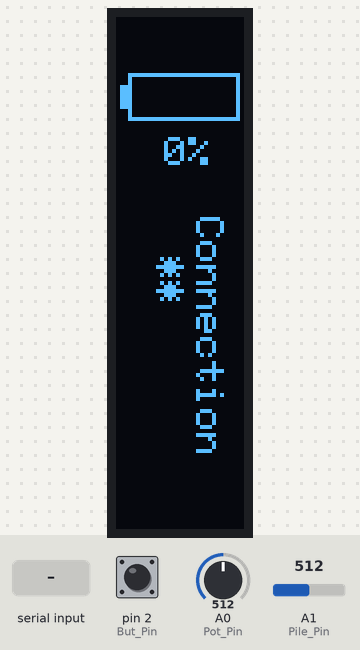
A sketch run on a simulated Arduino Uno, built with avr-gcc and run on an emulated ATmega328P. Parts: 32×128 one-colour display. The inputs (shaded band) are chosen by the test bench; at power-on: A1 (Pile_Pin) = 512, pin 2 (But_Pin) HIGH, A0 (Pot_Pin) = 512. What the sketch prints to the serial monitor is not drawn.

Above: at 2.5 s.
2.6 s: A1 (Pile_Pin) set to 716
5.6 s: "90,45\n" received over Serial
7.1 s: A1 (Pile_Pin) set to 900
At 9.48 s:
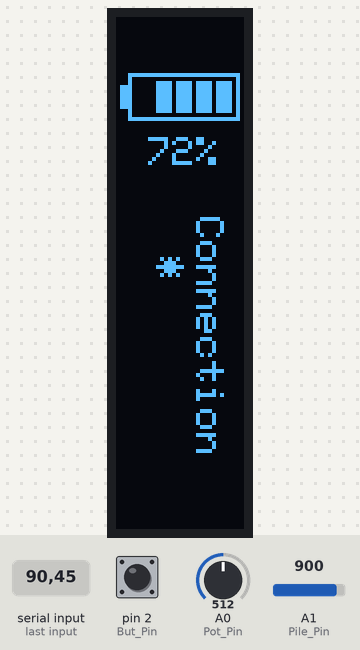
10.1 s: A1 (Pile_Pin) set to 590
At 12.77 s:
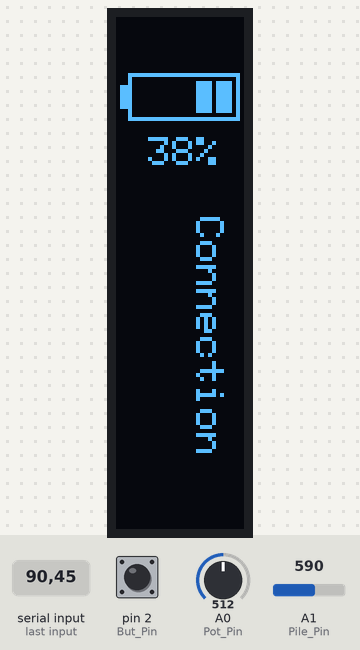
Timing chart, 0 to 14.1 s (numbered marks = the images above; inputs shaded):
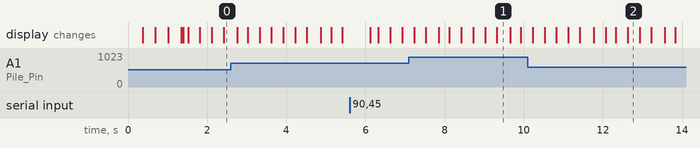

The sketch:

remote3.ino
```cpp
#include <Wire.h>
#include <SPI.h>
#include <Adafruit_GFX.h>
#include <Adafruit_SSD1306.h>

#define SCREEN_WIDTH 128 // OLED display width, in pixels
#define SCREEN_HEIGHT 32 // OLED display height, in pixels

#define OLED_RESET 4
Adafruit_SSD1306 display(SCREEN_WIDTH, SCREEN_HEIGHT, &Wire, OLED_RESET);

const int Pile_Pin = A1;//batt
const int Pot_Pin = A0;
const int But_Pin = 2;

int Pot_Value = 0;
int Pot_Value_M = 0;
int But_Value = 0;

String data_in = "";
String data_out = "";
boolean newline = false;
char inChar = 0;
long t;
long t_co;
long t_screen;
int Pot_Threshold = 10;
double Acc_Current;
double Acc_Current_Max = 80;
double Brake_Current;
double Brake_Current_Max = 60;
int Trig_buttonState;
int i ;
int state_Trigger;
int last_state_Trigger = 0;
int last_But_Value = LOW;
unsigned long lastDebounceTime = 0;
unsigned long lastDebounceTime_Trig = 0;
unsigned long debounceDelay = 50;

int But_buttonState;

const int RunningAverageCount = 10;
int RunningAverageBuffer[RunningAverageCount];
int NextRunningAverage;

int But_State;

int Pot_Value_F;
int state_Acc_Brake = 0;
int state_Reg = 0;
int state_Light = 0;

double speed_uart = 0;
double volt_uart = 0;
int int_uart = 0;
double intmot_uart = 0;

double const_speed = ((60.0 * 0.083 * 3.17) / 2.13) / 7000.0;

double power = 0;
double spee = 0;
double maxspee = 0;
double maxpower = 0;
double meanspee = 0;
double sumspee = 0;

double Pile_Value = 0;
double Pile_Value_F = 0;
int Pot;

String data = "";
String stringGaz = "";
String command = "";

long tt;

long tempstot;
long tinit;

double distance = 0;

double vmin_batt = 33.6;
double vmax_batt = 42.0;

double vmin_pile = 2.96;
double vmax_pile = 4.2;

double batt = 0;
double battpc = 0;
int battp = 0;
double pile = 0;
double pilepc = 0;
int pilep = 0;
int State_Bat = 0;
int j = 0;
double Pile_Value_j = 0;
long t_led_bat = 0;
void setup() {
  Serial.begin(57600);
  //Serial.begin(38400);
  while (!Serial) {
  }
  pinMode(But_Pin, INPUT_PULLUP);
  pinMode(Pot_Pin, INPUT);
  pinMode(Pile_Pin, INPUT);
  display.begin(SSD1306_SWITCHCAPVCC, 0x3C);
  display.clearDisplay();
  display.display();
  display.clearDisplay();
  display.setRotation(3);
  testscrolltext();
  display.clearDisplay();
  display.display();
  display.setRotation(1);
  t_co = millis();
  tinit = millis();
  t_screen = millis();
  Serial.println("<Remote>");
  tt = micros();
  Wire.setClock(400000);
}

void loop() {
  button();
  trigger();
  batt_telec();
  data_out = (String)(String(Pot_Value) + "," + String(state_Acc_Brake) + "," + String(state_Reg) + "," + String(state_Light) + ",");
  if (Serial.available() > 0) {
    while (Serial.available() > 0) {
      inChar = Serial.read();
      if (inChar == '\n') {
        newline = true;
        break;
      } else {
        data_in = data_in + inChar;
      }
    }
  }
  if (newline) {
    speed_uart = ((data_in.substring(0, data_in.indexOf(','))).toDouble());
    volt_uart = (data_in.substring(data_in.indexOf(',') + 1, data_in.indexOf(',', data_in.indexOf(',') + 1))).toDouble();
    int_uart = (data_in.substring((data_in.indexOf(',', data_in.indexOf(',') + 1)) + 1, data_in.indexOf(',', data_in.indexOf(',', data_in.indexOf(',') + 1) + 1))).toInt();
    intmot_uart = abs((data_in.substring(data_in.indexOf(',', data_in.indexOf(',', data_in.indexOf(',') + 1) + 1) + 1, data_in.lastIndexOf(','))).toDouble());
    data_in = "";
    newline = false;

    Serial.println(data_out);
    Serial.flush();
    t_co = millis();
  }
  if ((millis() - t_co) > 500) {
    int_uart = 0;
  }
  if ((millis() - t_led_bat) >= 3000) {
    t_led_bat = millis();
    Pile_Value = analogRead(Pile_Pin);
    pile = ((Pile_Value) * (5.0)) / (1023.0);
    pilep = round((pile - vmin_pile) * (5) / (vmax_pile - vmin_pile));
  }


  speed_uart = abs(speed_uart);
  batt = volt_uart;
  spee = (speed_uart * const_speed);

  if (int_uart == 0) {
    screen();
    tt = millis();
    tinit = millis();
    i = 0;
  } else {
    if (millis() - tt > 2000) {
      screen();
      tt = millis();
    }
  }


}
void testscrolltext() {

  for (int k = 20; k <= 64; k++) {
    display.clearDisplay();
    for (int m = 1; m <= 20; m++) {
      display.drawLine(0, k + m, 16, 16 + k + m, WHITE);
      display.drawLine(32, k + m, 16, 16 + k + m, WHITE);

    }
    display.display();
  }
}

void batt_telec() {

  Pile_Value = analogRead(Pile_Pin);
  Pile_Value_j = Pile_Value_j + Pile_Value;
  j++;

  if ((millis() - t_led_bat) >= 3000) {
    t_led_bat = millis();
    Pile_Value = Pile_Value_j / (double)j;
    j = 0;
    Pile_Value_j = 0;
    pile = ((Pile_Value) * (5.0)) / (1023.0);
    pilep = round((pile - vmin_pile) * (5) / (vmax_pile - vmin_pile));
  }
}

void trigger() {
  Pot_Value = analogRead(Pot_Pin);
  Pot_Value = (map(Pot_Value, 940, 660, 0, 100));
  if (Pot_Value > 100) {
    Pot_Value = 100;
  }
  if (Pot_Value < 0) {
    Pot_Value = 0;
  }

  if (Pot_Value > Pot_Threshold) {
    state_Trigger = 1;
  } else {
    state_Trigger = 0;
  }

  if (state_Trigger != last_state_Trigger) {
    lastDebounceTime_Trig = millis();
  }
  if ((millis() - lastDebounceTime_Trig) > debounceDelay) {
    if (state_Trigger != Trig_buttonState) {
      Trig_buttonState = state_Trigger;
      if (Trig_buttonState == 1) {
        if (state_Reg == 1) {
          state_Reg = 0;
        }
      }
    }
  }
  last_state_Trigger = state_Trigger;
}


void button() {
  But_Value = !digitalRead(But_Pin);
  if (But_Value != last_But_Value) {
    lastDebounceTime = millis();
  }
  if ((millis() - lastDebounceTime) > debounceDelay) {
    if (But_Value != But_buttonState) {
      But_buttonState = But_Value;
      if (But_buttonState == 1) {
        if (state_Trigger == 1) {
          if (state_Acc_Brake == 0) {
            state_Reg++;
            if (state_Reg >= 2) {
              state_Reg = 0;
            }
          }
        } else {
          if (state_Reg == 1) {
            state_Reg = 0;
          }
          state_Acc_Brake++;
          if (state_Acc_Brake >= 2) {
            state_Acc_Brake = 0;
          }
        }
      }
    }
  }
  last_But_Value = But_Value;
}

void  screen() {
  display.clearDisplay();
  if (int_uart == 0) {
    display.setRotation(2);
    display.setTextColor(WHITE);
    display.setTextSize(1);
    display.setCursor(50, 5);
    display.print ("Connection");
    display.setCursor(60, 15);
    if (millis() % 1800 <= 300) {
    }
    else  if ((millis() % 1800 > 300) && (millis() % 1800 <= 600)) {
      display.print ("*");
    } else  if ((millis() % 1800 > 600) && (millis() % 1800 <= 900)) {
      display.print ("**");
    }
    else  if ((millis() % 1800 > 900) && (millis() % 1800 <= 1200)) {
      display.print ("***");
    }
    else  if ((millis() % 1800 > 1200) && (millis() % 1800 <= 1500)) {
      display.print ("****");
    }
    else if (millis() % 1800 > 1500) {
      display.print ("*****");
    }

    display.setRotation(1);
    display.fillRect(1, 17, 3, 6, WHITE);
    display.drawRect(3, 14, 28, 12, WHITE);
    if (pilep < 1) {
    } else if (pilep >= 1 && pilep < 2) {
      display.fillRect(25, 16, 4, 8, WHITE);
    } else if (pilep >= 2 && pilep < 3) {
      display.fillRect(25, 16, 4, 8, WHITE);
      display.fillRect(20, 16, 4, 8, WHITE);
    } else if (pilep >= 3 && pilep < 4) {
      display.fillRect(25, 16, 4, 8, WHITE);
      display.fillRect(20, 16, 4, 8, WHITE);
      display.fillRect(15, 16, 4, 8, WHITE);
    } else if (pilep >= 4 && pilep < 5) {
      display.fillRect(25, 16, 4, 8, WHITE);
      display.fillRect(20, 16, 4, 8, WHITE);
      display.fillRect(15, 16, 4, 8, WHITE);
      display.fillRect(10, 16, 4, 8, WHITE);
    } else if (pilep >= 5) {
      display.fillRect(25, 16, 4, 8, WHITE);
      display.fillRect(20, 16, 4, 8, WHITE);
      display.fillRect(15, 16, 4, 8, WHITE);
      display.fillRect(10, 16, 4, 8, WHITE);
      display.fillRect(5, 16, 4, 8, WHITE);
    }
    pilepc = (pile - vmin_pile) * (100.0) / (vmax_pile - vmin_pile);
    if (pilepc < 0) {
      pilepc = 0;
    }
    if (pilepc > 100) {
      pilepc = 100;
    }
    display.setTextSize(1);
    if (pilepc < 10) {
      display.setCursor(12, 30);
    } else if (pilepc > 9 && pilepc < 100) {
      display.setCursor(8, 30);
    } else if (pilepc = 100) {
      display.setCursor(4, 30);
    }
    display.print(pilepc, 0);
    display.println("%");


  } else {

    display.fillRect(1, 3, 3, 6, WHITE);
    display.drawRect(3, 0, 28, 12, WHITE);
    display.drawRect(6, 42, 20, 45, WHITE);
    display.drawRect(5, 41, 22, 47, WHITE);
    display.fillRect(10, 37, 12, 5, WHITE);
    battp = (batt - vmin_batt) * (39.0) / (vmax_batt - vmin_batt);
    if (battp < 0) {
      battp = 0;
    }
    if (battp > 39) {
      battp = 39;
    }
    display.fillRect(9, 45 + (39 - battp), 14, battp, WHITE);
    if (pilep < 1) {
    } else if (pilep >= 1 && pilep < 2) {
      display.fillRect(25, 2, 4, 8, WHITE);
    } else if (pilep >= 2 && pilep < 3) {
      display.fillRect(25, 2, 4, 8, WHITE);
      display.fillRect(20, 2, 4, 8, WHITE);
    } else if (pilep >= 3 && pilep < 4) {
      display.fillRect(25, 2, 4, 8, WHITE);
      display.fillRect(20, 2, 4, 8, WHITE);
      display.fillRect(15, 2, 4, 8, WHITE);
    } else if (pilep >= 4 && pilep < 5) {
      display.fillRect(25, 2, 4, 8, WHITE);
      display.fillRect(20, 2, 4, 8, WHITE);
      display.fillRect(15, 2, 4, 8, WHITE);
      display.fillRect(10, 2, 4, 8, WHITE);
    } else if (pilep >= 5) {
      display.fillRect(25, 2, 4, 8, WHITE);
      display.fillRect(20, 2, 4, 8, WHITE);
      display.fillRect(15, 2, 4, 8, WHITE);
      display.fillRect(10, 2, 4, 8, WHITE);
      display.fillRect(5, 2, 4, 8, WHITE);
    }
    battpc = (batt - vmin_batt) * (100.0) / (vmax_batt - vmin_batt);
    if (battpc < 0) {
      battpc = 0;
    }
    if (battpc > 100) {
      battpc = 100;
    }
    if (battpc >= 100) {
      display.setCursor(4, 21);
      display.setTextSize(1);
      display.println("Full");
    } else {
      display.setTextSize(2);
      if (battpc < 10) {
        display.setCursor(10, 18);
      } else {
        display.setCursor(2, 18);
      }
      display.print(battpc, 0);
      display.setTextSize(1);
      display.println("%");
    }
    //Speed
    display.setTextSize(2);
    display.setTextColor(WHITE);
    if (spee < 10) {
      display.setCursor(11, 102);

    } else {
      display.setCursor(5, 102);
    }
    if (spee > 99) {
      spee = 99;
    }
    display.println(spee, 0);
    display.setTextSize(1);

    display.setCursor(5, 118);
    display.println("km/h");
    display.drawRect(0, 97, 32, 31, WHITE);
  }
  display.display();
}
```
